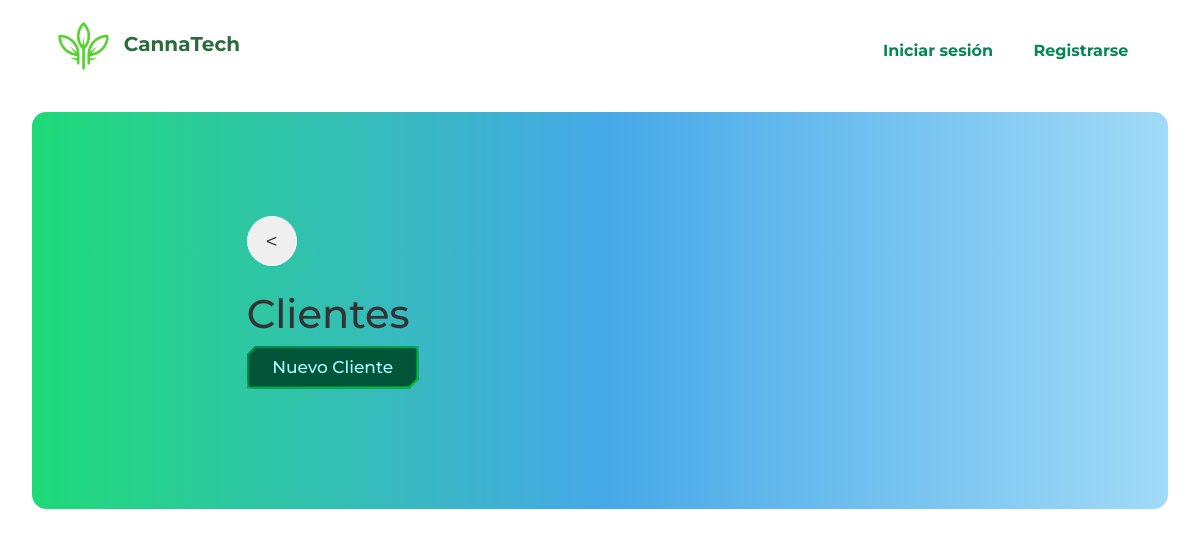
/clientes/, run on an earlier commit of the app's database.
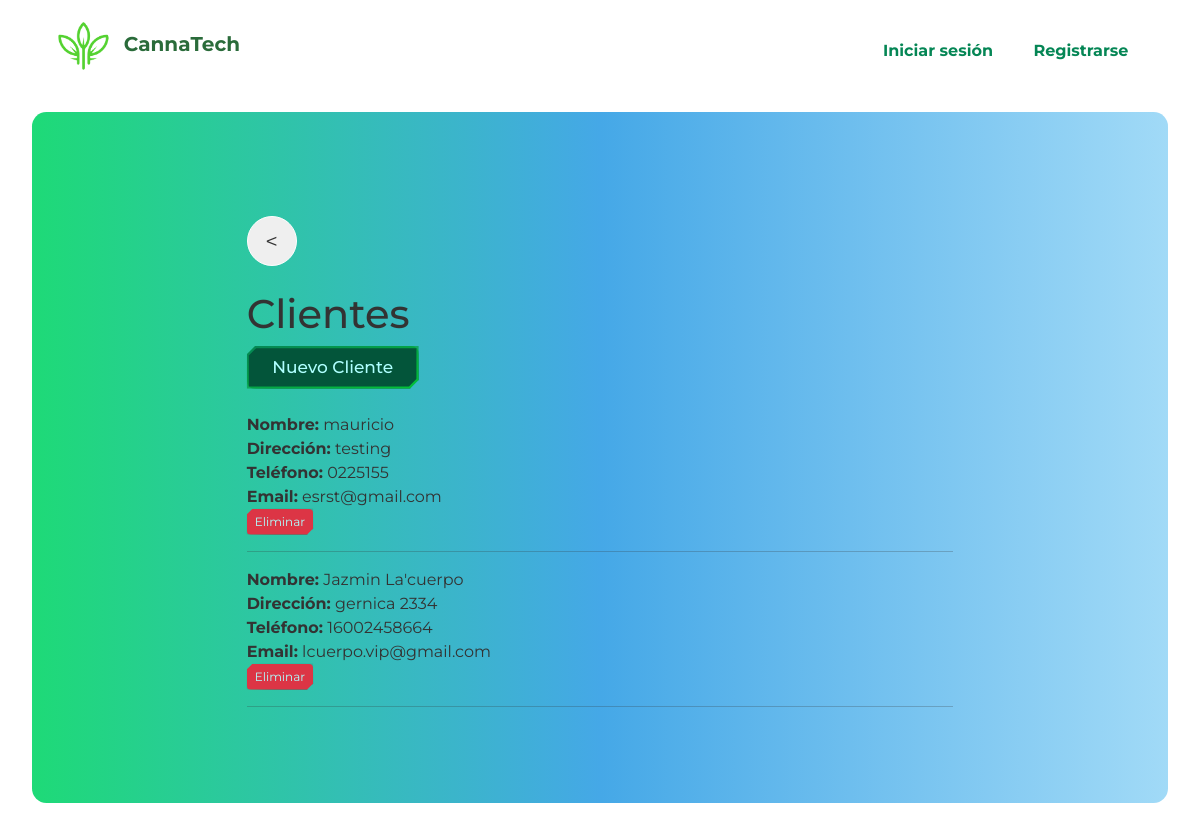
And on a later commit of the database.
### core/models.py (models this page shows, shortened)
class Cliente(models.Model):
    nombre = models.CharField(max_length=100)
    direccion = models.CharField(max_length=200)
    telefono = models.CharField(max_length=20)
    email = models.EmailField()

### core/views.py (the view)
# urls.py: path('clientes/', views.clientes, name='clientes'),
def clientes(request):
    clientes = Cliente.objects.all()
    return render(request, 'core/clientes.html', {'clientes': clientes})

### core/templates/core/clientes.html (shortened to what this page needs)
{% extends 'core/base.html' %}
{% block content %}
<div class="customfor2">
  <div class="row mt-5 mb-5">
    <div class="col-md-8 offset-md-2">
      <input type="button" class="btn-prev" value="<" onClick="javascript:history.go(-1);">
      <br>
      <h1>Clientes</h1>
      <a href="{% url 'cliente_nuevo' %}" class="btn btn-primary">Nuevo Cliente</a>
      <br><br>
      <ul class="list-unstyled cliente-list">
        {% for cliente in clientes %}
          <li class="cliente-item">
            <span class="cliente-info">
              <strong>Nombre:</strong> {{ cliente.nombre }} <br>
              <strong>Dirección:</strong> {{ cliente.direccion }}<br>
              <strong>Teléfono:</strong> {{ cliente.telefono }} <br>
              <strong>Email:</strong> {{ cliente.email }}<br>
            </span>
            <form action="{% url 'eliminar_cliente' cliente.id %}" method="post" class="d-inline">
              <input type="submit" value="Eliminar" class="btn btn-danger btn-sm btn-smaller">
              <hr>
            </form>
          </li>
        {% endfor %}
      </ul>
    </div>
  </div>
</div>
{% endblock %}

### core/templates/core/base.html (shortened to what this page needs)
{% load static %}
<!DOCTYPE html>
<html lang="en">
<head>
    <link rel="stylesheet" href="https://cdn.jsdelivr.net/npm/bootstrap@5.3.0/dist/css/bootstrap.min.css">
    <link rel="stylesheet" href="https://code.ionicframework.com/ionicons/2.0.1/css/ionicons.min.css">
    <link href="{% static 'core/css/main.css' %}" rel="stylesheet">
    <link href="{% static 'core/css/styles.css' %}" rel="stylesheet">
    <link rel="stylesheet" href="https://cdnjs.cloudflare.com/ajax/libs/font-awesome/6.5.2/css/all.min.css" />
</head>
<body data-bs-theme="light">
    <div class="container-fluid">
        <div class="row">
            <div class="col">
                {% if not user.is_authenticated %}
                <header class="header">
                    <nav class="navbar navbar-expand-lg bg-transparent ">
                        <div class="container-fluid">
                            <a class="navbar-brand" href="{% url 'home' %}">
                                <img src="{% static 'core/images/logo.png' %}" alt="CannaTech Logo">
                                <span class="ms-2">CannaTech</span>
                            </a>
                            <div class="collapse navbar-collapse" id="navbarNav">
                                <ul class="navbar-nav ms-auto">
                                    <li><a class="nav-link fw-bold" href="{% url 'login' %}">Iniciar sesión</a></li>
                                    <li><a class="nav-link fw-bold" href="{% url 'signup' %}">Registrarse</a></li>
                                </ul>
                            </div>
                        </div>
                    </nav>
                </header>
                {% endif %}
                <main class="{% if user.is_authenticated %}authenticated-main{% else %}unauthenticated-main{% endif %}">
                    {% block content %}
                    {% endblock %}
                </main>
</body>
</html>

### core/static/core/css/main.css (style rules this page uses)
* { margin: 0; padding: 0; border: 0; font-size: 100%; font: inherit; vertical-align: baseline; box-sizing: border-box; color: inherit; }
body { font-family: 'Montserrat', sans-serif; background-color: #ffffff; color: #333; }
.btn-primary { background-color: #FFC107; color: #fff; border: none; border-radius: 28px 23px 60px; padding: 10px 20px; text-decoration: none; display: inline-block; transition: background-color 0.3s ease; }
.navbar { padding: 1rem; display: flex; justify-content: space-between; align-items: center; }
.navbar-nav { display: flex; align-items: center; margin-top: 10px; }
.navbar a { color: #2a6b3a; margin: 0 1rem; text-decoration: none; font-weight: bold; }
.navbar-brand img { max-height: 50px; }
:root { --color-texto:rgb(6, 56, 18); --color-texto-menu:rgb(6, 65, 16); --color-menu-hover:rgb(238,238,238); --color-menu-hover-texto:rgb(5, 122, 35); --color-boton:rgb(0,0,0); --color-boton-texto:rgb(255,255,255); --primary-color: #058655; --secondary-color: #FFA000; --tertiary-color: #9C27B0; --font-size-base: 16px; }
main { padding: 20px; transition: margin-left 0.5s ease; }
main.unauthenticated-main { margin-left: 0; }
nav ul { list-style: none; display: flex; justify-content: space-between; align-items: center; flex-flow: column; height: 100%; }
nav ul li { width: 100%; }
nav ul li a { text-decoration: none; color: #1a2238; display: flex; align-items: center; cursor: pointer; width: 100%; transition: 0.2s all ease; }
.navbar { background-color: #ffffff; }
.navbar .nav-link { color: #058655; }
.btn { background: rgb(7, 119, 63); color: #fff; border: none; transition: background-color 0.3s ease; }
.btn-primary { background-color: #05974e; border: none; font-weight: 500; }
img { height: 100%; border-radius: 24px; }
.btn { --border-color: linear-gradient(to bottom right, #058655, #00ff156b, #02af76, #a03c02); --border-width: 0.125em; --curve-size: 0.5em; --blur: 30px; --bg: #03553a; --color: #afffff; color: var(--color); cursor: pointer; position: relative; isolation: isolate; display: inline-grid; place-content: center; padding: 0.5em 1.5em; font-size: 17px; border: 0; box-shadow: 10px 10px 20px rgba(0, 0, 0, 0.6); clip-path: polygon( 0% var(--curve-size), var(--curve-size) 0, 100% 0, 100% calc(100% - var(--curve-size)), calc(100% - var(--curve-size)) 100%, 0 100% ); transition: color 200ms; }
.btn::after, .btn::before { content: ""; position: absolute; inset: 0; }
.btn::before { background: var(--border-color); background-size: 300% 300%; animation: move-bg7234 3s ease infinite; z-index: -2; }
.btn::after { background: var(--bg); z-index: -1; clip-path: polygon( var(--border-width) calc(var(--curve-size) + var(--border-width) * 0.5), calc(var(--curve-size) + var(--border-width) * 0.5) var(--border-width), calc(100% - var(--border-width)) var(--border-width), calc(100% - var(--border-width)) calc(100% - calc(var(--curve-size) + var(--border-width) * 0.5)), calc(100% - calc(var(--curve-size) + var(--border-width) * 0.5)) calc(100% - var(--border-width)), var(--border-width) calc(100% - var(--border-width)) ); transition: clip-path 300ms; }
.btn-primary { border-radius: 0.5rem; }
.btn-prev { display: block; height: 50px; width: 50px; border-radius: 50%; border: 1px solid #fefefe; margin-top: 24px; font-size:22px; }
.btn-danger { background-color: #dc3545; border-color: #dc3545; }
.customfor2 form { display: flex; flex-direction: column; max-width: auto; margin: 0 auto; }
.customfor2 { background: -webkit-linear-gradient(90deg, #1eda77,#45a8e7,#a1daf7); background: linear-gradient(90deg, #1eda77,#45a8e7,#a1daf7); padding: 2rem; border-radius: 0.9rem; }
.btn-smaller { font-size: 12px; padding: 4px 8px; }
.row.mt-5.mb-5 { margin-top: 3rem; margin-bottom: 3rem; }

What changed in the data, as far as the page shows it:
added Cliente: nombre "mauricio", direccion "testing", telefono "0225155", email "esrst@gmail.com"
added Cliente: nombre "Jazmin La'cuerpo", direccion "gernica 2334", telefono "16002458664", email "lcuerpo.vip@gmail.com"
